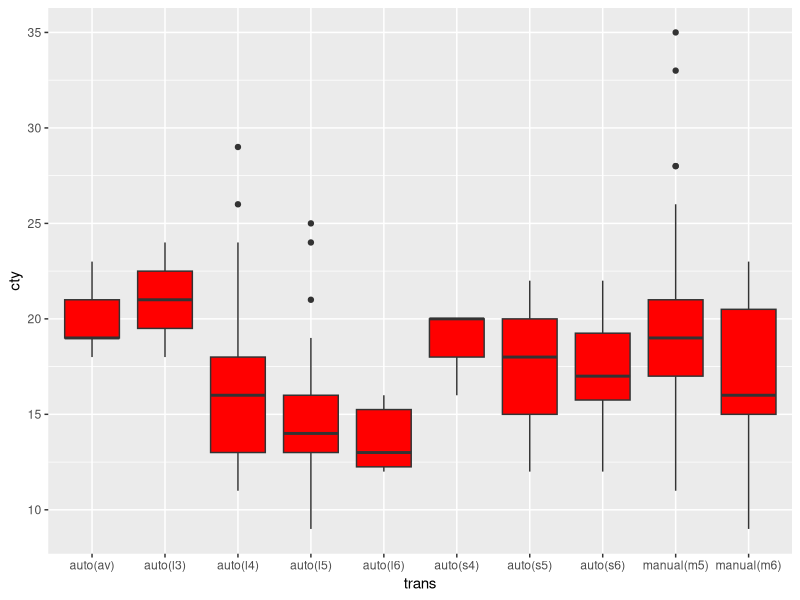

Generate this figure with R:
## ---- chunk 1
knitr::opts_chunk$set(echo = TRUE)
library(tidyverse)
## ---- chunk 2
mpg

ggplot(mpg, aes(x = trans, y = cty)) + geom_boxplot(fill = "red")

